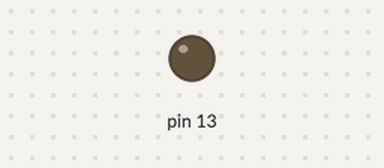
A sketch run on a simulated Arduino Uno, built with avr-gcc and run on an emulated ATmega328P. On the bench: output pins drawn as LEDs (lit = HIGH).

Above: at 0.6 s.
At 2.35 s:
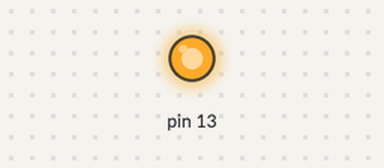
Timing chart, 0 to 3.0 s (numbered marks = the images above):
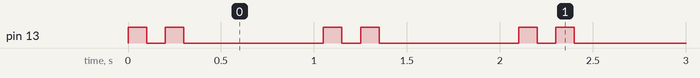

The sketch:

hello_world_sketch.ino
```cpp
void setup() {
  pinMode(13, OUTPUT);
}

// the loop function runs over and over again forever
void loop() {
  digitalWrite(13, HIGH);
  delay(100);
  digitalWrite(13, LOW);
  delay(100);
  digitalWrite(13, HIGH);
  delay(100);
  digitalWrite(13, LOW);
  delay(750);
}
```

Measured:
- by itself, pin 13: repeats every 1.1 s: LOW 0.10 s, HIGH 0.10 s, LOW 0.75 s, HIGH 0.10 s
- by itself, everything shown: repeats every 1.1 s, in 4 steps
